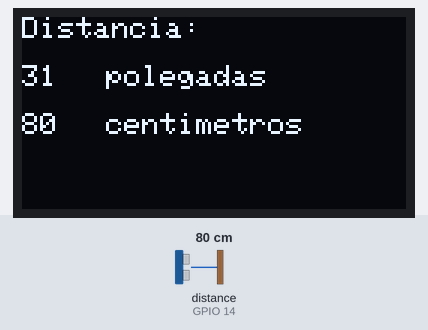
Bench run of a sketch on a simulated ESP32. On the bench: 128×64 one-colour display. Wiring (inferred from the names in the program): ultrasonic range finder: trigger GPIO 14; echo GPIO 14. The inputs (shaded band) are chosen by the test bench; at power-on: distance to the obstacle (sensor on GPIO 14) 80 cm. The echo pulse lasts 58.3 µs per cm; what the sketch prints to the serial monitor is not drawn.

Above: at 1.2 s.
1.3 s: distance to the obstacle (sensor on GPIO 14) set to 2 cm
At 1.8 s:
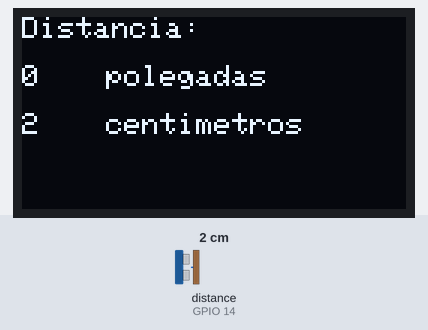
2.8 s: distance to the obstacle (sensor on GPIO 14) set to 4 cm
At 3.7 s:
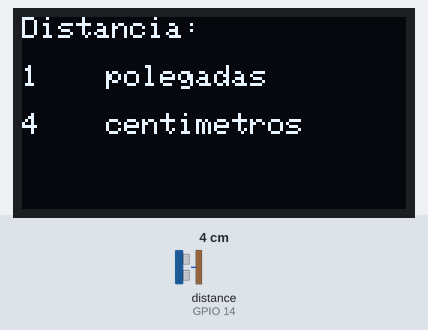
4.3 s: distance to the obstacle (sensor on GPIO 14) set to 9 cm
At 5.6 s:
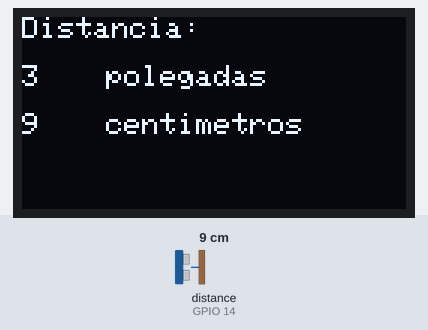
Timing chart, 0 to 7.3 s (numbered marks = the images above; inputs shaded):
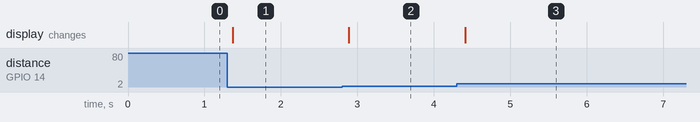

Measured:
- after the input at 1.3 s, the display: changes after 0.07 s (image 1)
- after the input at 2.8 s, the display: changes after 0.09 s (image 2)
- after the input at 4.3 s, the display: changes after 0.11 s (image 3)

The sketch:

ESP32s_Sensor_Ultrassonico_HC_SR04.ino
```cpp
/*********************************************************************************************************

                                Projeto Medidor de Distância Ultrassonico
  Neste projeto vamos usar um Modulo Ultrassonico HC-SR04 conectado a um ESP32s e um display OLED SSD1306

*********************************************************************************************************/
// Carrega as bibliotecas do projeto
#include <Wire.h>
#include <Adafruit_GFX.h>
#include <Adafruit_SSD1306.h>

// Configuração do display
#define SCREEN_WIDTH 128          // Largura da imagem em pixels
#define SCREEN_HEIGHT 64          // Altura da imagem em pixels
#define OLED_RESET     4          // Pino de reset do display
#define SCREEN_ADDRESS 0x3C       // Consulte o manual para saber o endereço

// Instancia o display
Adafruit_SSD1306 oled(SCREEN_WIDTH, SCREEN_HEIGHT, &Wire, OLED_RESET);

// Pino de conexão do sensor
const int pingPin = 14;   //GPIO14

void setup() {

  Serial.begin(115200);   // Inicializa o monitor serial

  // Verifica se o display está endereçado corretamente
  if(!oled.begin(SSD1306_SWITCHCAPVCC, SCREEN_ADDRESS)) {
    Serial.println(F("SSD1306 não alocado."));
    for(;;);                         // Loop infinito
  }
}

void loop() {
  // Define variáveis para duração do ping e o resultado da distância em polegadas e centímetros:
  long duration, inches, cm;

  // O PING))) é acionado por um pulso ALTO de 2 ou mais microssegundos.
  // Um pulso LOW curto antes, garante um pulso HIGH limpo.
  pinMode(pingPin, OUTPUT);
  digitalWrite(pingPin, LOW);
  delayMicroseconds(2);
  digitalWrite(pingPin, HIGH);
  delayMicroseconds(5);
  digitalWrite(pingPin, LOW);

  // O mesmo pino é usado para ler o sinal do PING))): um pulso HIGH,
  // cuja duração é o tempo (em microssegundos) desde o envio até a recepção do seu eco.
  pinMode(pingPin, INPUT);
  duration = pulseIn(pingPin, HIGH);

  // Converte o tempo em distancia
  inches = microsecondsToInches(duration);
  cm = microsecondsToCentimeters(duration);

  // Exibe as informações no monitor serial
  Serial.print(inches);
  Serial.print(" polegadas, ");
  Serial.print(cm);
  Serial.print(" centimetros");
  Serial.println();

  // Exibe as informações no display
  oled.clearDisplay();                // Limpa o buffer do display
  oled.setTextSize(1);                // Define o tamanho da fonte
  oled.setTextColor(SSD1306_WHITE);   // Define a cor do texto
  oled.setCursor(0, 0);               // Posiciona o cursor
  oled.print("Distancia:");           // Exibe o texto entre parenteses
  oled.setCursor(0, 16);
  oled.print(inches);                 // Exibe o conteúdo da variável
  oled.setCursor(28, 16);
  oled.print("polegadas");
  oled.setCursor(0, 32);
  oled.print(cm);
  oled.setCursor(28, 32);
  oled.print("centimetros");
  oled.display();                     // Exibe as informações no display

  delay(100);                         // Mantem as informações no display por 100 ms antes de atualizar
}

// Distancia em polegadas
long microsecondsToInches(long microseconds) {
  // De acordo com a planilha de dados da Parallax, o PING))) se desloca a uma velocidade de 73.746
  // microssegundos por polegada, desde a saída até o retorno,
  // então dividimos por 2 para obter a distância do obstáculo.
  return microseconds / 74 / 2;
}

// Distancia em centímetros
long microsecondsToCentimeters(long microseconds) {
  // A velocidade do som é 340 m/s ou 29 microssegundos por centímetro.
  // O ping vai e volta, então para encontrar a distância do objeto, dividimos o resultado por 2.
  return microseconds / 29 / 2;
}
```
